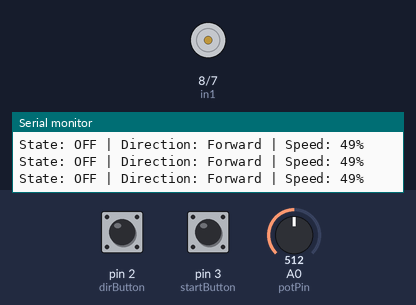
The sketch below on a simulated Arduino Uno, built with avr-gcc and run on an emulated ATmega328P. Shown: motor-driver pin pairs drawn as motors (green arrow = first pin HIGH = forward, orange = second pin HIGH = backward, longer = more drive, scaled by the enable pin), the last lines printed to the serial monitor. Inputs (shaded band) come from the test bench; at power-on: pin 3 (startButton) LOW, pin 2 (dirButton) LOW, A0 (potPin) = 512.

Above: at 1.3 s.
1.4 s: pin 3 (startButton) pulled HIGH for 0.6 s
At 2.3 s:
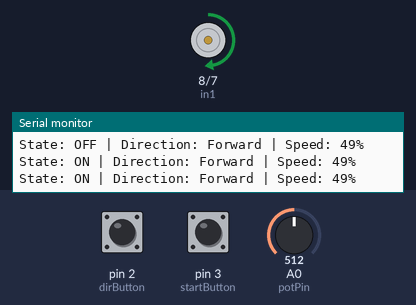
3.5 s: pin 2 (dirButton) pulled HIGH for 0.6 s
At 5.2 s:
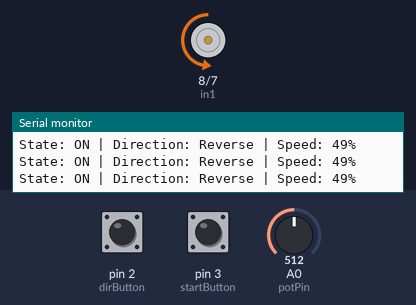
5.6 s: A0 (potPin) set to 716
At 6.9 s:
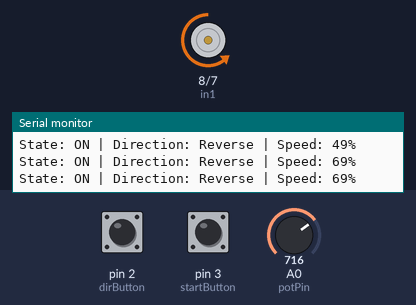
7.4 s: pin 3 (startButton) pulled HIGH for 1 s
At 8.3 s:
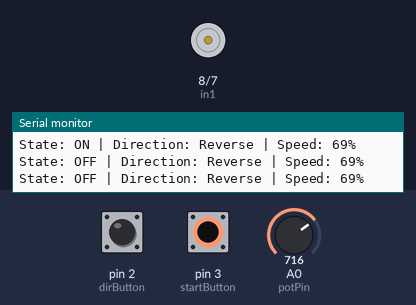
9.9 s: pin 3 (startButton) pulled HIGH for 3.2 s
At 11.7 s:
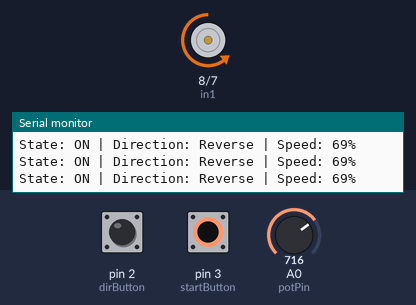
14.6 s: A0 (potPin) set to 900
At 15.3 s:
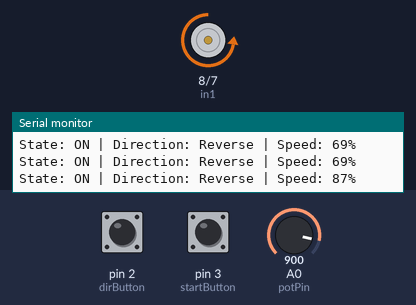
Timing chart, 0 to 17.3 s (numbered marks = the images above; inputs shaded):
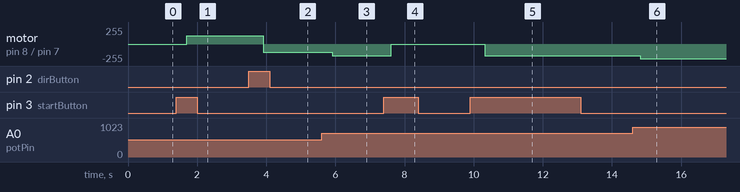

The sketch:

dcmotorcontrol.ino
```cpp
/*
  Author: Tanvi Kohli
  Date: 2026-06-27
  Description: dc motor control
*/
int potPin = A0;

int enA = 9;
int in1 = 8;
int in2 = 7;

int dirButton = 2;
int startButton = 3;

bool direction = true;
bool running = false;

int lastDirState = LOW;
int lastStartState = LOW;

void setup() {
  Serial.begin(9600);

  pinMode(enA, OUTPUT);
  pinMode(in1, OUTPUT);
  pinMode(in2, OUTPUT);

  pinMode(dirButton, INPUT);
  pinMode(startButton, INPUT);
}

void loop() {

  int dirState = digitalRead(dirButton);
  int startState = digitalRead(startButton);

  // Direction toggle
  if (dirState == HIGH && lastDirState == LOW) {
    direction = !direction;
    delay(200);
  }

  // Start/Stop toggle
  if (startState == HIGH && lastStartState == LOW) {
    running = !running;
    delay(200);
  }

  lastDirState = dirState;
  lastStartState = startState;

  int potValue = analogRead(potPin);
  int speedPWM = map(potValue, 0, 1023, 0, 255);
  int speedPercent = map(speedPWM, 0, 255, 0, 100);

  if (running) {
    analogWrite(enA, speedPWM);

    if (direction) {
      digitalWrite(in1, HIGH);
      digitalWrite(in2, LOW);
    } else {
      digitalWrite(in1, LOW);
      digitalWrite(in2, HIGH);
    }
  } else {
    analogWrite(enA, 0);
  }

  Serial.print("State: ");
  Serial.print(running ? "ON" : "OFF");

  Serial.print(" | Direction: ");
  Serial.print(direction ? "Forward" : "Reverse");

  Serial.print(" | Speed: ");
  Serial.print(speedPercent);
  Serial.println("%");

  delay(500);
}
```

Measured:
- after the input at 1.4 s, motor on pin 8 (in1) / pin 7 (in2): stopped → forward 127/255 after 0.30 s
- after the input at 3.5 s, motor on pin 8 (in1) / pin 7 (in2): forward 127/255 → backward 127/255 after 0.41 s
- after the input at 5.6 s, motor on pin 8 (in1) / pin 7 (in2): backward 127/255 → backward 178/255 after 0.31 s
- after the input at 7.4 s, motor on pin 8 (in1) / pin 7 (in2): backward 178/255 → stopped after 0.21 s
- after the input at 9.9 s, motor on pin 8 (in1) / pin 7 (in2): stopped → backward 178/255 after 0.41 s
- after the input at 14.6 s, motor on pin 8 (in1) / pin 7 (in2): backward 178/255 → backward 224/255 after 0.22 s
